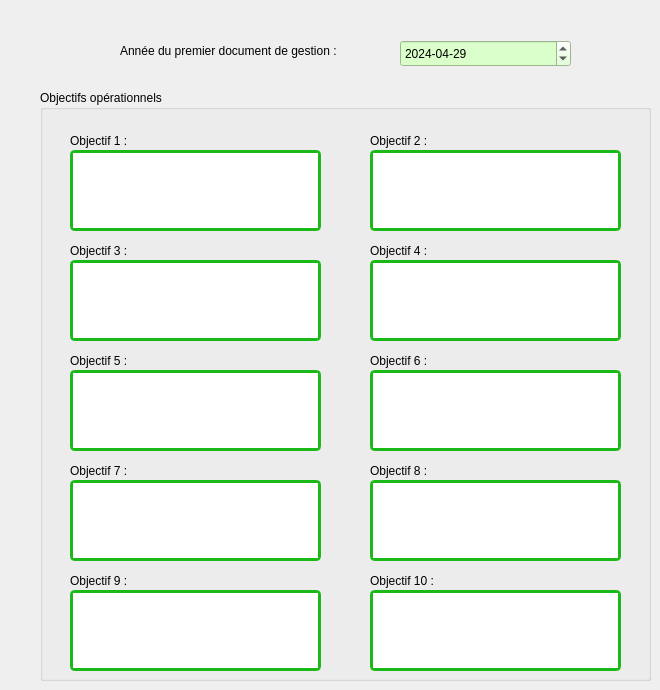
   <widget class="QWidget" name="tab_3">
    <attribute name="title">
     <string>Gestion</string>
    </attribute>
    <widget class="QLabel" name="label_57">
     <property name="geometry">
      <rect>
       <x>120</x>
       <y>40</y>
       <width>271</width>
       <height>21</height>
      </rect>
     </property>
     <property name="font">
      <font>
       <weight>50</weight>
       <bold>false</bold>
      </font>
     </property>
     <property name="text">
      <string>Année du premier document de gestion :</string>
     </property>
    </widget>
    <widget class="QGroupBox" name="groupBox_16">
     <property name="geometry">
      <rect>
       <x>40</x>
       <y>90</y>
       <width>611</width>
       <height>591</height>
      </rect>
     </property>
     <property name="title">
      <string>Objectifs opérationnels</string>
     </property>
     <widget class="QLabel" name="label_61">
      <property name="geometry">
       <rect>
        <x>30</x>
        <y>40</y>
        <width>141</width>
        <height>21</height>
       </rect>
      </property>
      <property name="font">
       <font>
        <weight>50</weight>
        <bold>false</bold>
       </font>
      </property>
      <property name="text">
       <string>Objectif 1 :</string>
      </property>
     </widget>
     <widget class="QLabel" name="label_113">
      <property name="geometry">
       <rect>
        <x>330</x>
        <y>40</y>
        <width>141</width>
        <height>21</height>
       </rect>
      </property>
      <property name="font">
       <font>
        <weight>50</weight>
        <bold>false</bold>
       </font>
      </property>
      <property name="text">
       <string>Objectif 2 :</string>
      </property>
     </widget>
     <widget class="QPlainTextEdit" name="objectif_01">
      <property name="geometry">
       <rect>
        <x>30</x>
        <y>60</y>
        <width>251</width>
        <height>81</height>
       </rect>
      </property>
      <property name="font">
       <font>
        <weight>50</weight>
        <bold>false</bold>
       </font>
      </property>
      <property name="styleSheet">
       <string notr="true">border-style: solid; border-radius: 5px; border-width: 3px; border-color: rgb(27, 185, 24);</string>
      </property>
     </widget>
     <widget class="QPlainTextEdit" name="objectif_02">
      <property name="geometry">
       <rect>
        <x>330</x>
        <y>60</y>
        <width>251</width>
        <height>81</height>
       </rect>
      </property>
      <property name="font">
       <font>
        <weight>50</weight>
        <bold>false</bold>
       </font>
      </property>
      <property name="styleSheet">
       <string notr="true">border-style: solid; border-radius: 5px; border-width: 3px; border-color: rgb(27, 185, 24);</string>
      </property>
     </widget>
     <widget class="QLabel" name="label_114">
      <property name="geometry">
       <rect>
        <x>330</x>
        <y>150</y>
        <width>141</width>
        <height>21</height>
       </rect>
      </property>
      <property name="font">
       <font>
        <weight>50</weight>
        <bold>false</bold>
       </font>
      </property>
      <property name="text">
       <string>Objectif 4 :</string>
      </property>
     </widget>
     <widget class="QPlainTextEdit" name="objectif_03">
      <property name="geometry">
       <rect>
        <x>30</x>
        <y>170</y>
        <width>251</width>
        <height>81</height>
       </rect>
      </property>
      <property name="font">
       <font>
        <weight>50</weight>
        <bold>false</bold>
       </font>
      </property>
      <property name="styleSheet">
       <string notr="true">border-style: solid; border-radius: 5px; border-width: 3px; border-color: rgb(27, 185, 24);</string>
      </property>
     </widget>
     <widget class="QLabel" name="label_62">
      <property name="geometry">
       <rect>
        <x>30</x>
        <y>150</y>
        <width>141</width>
        <height>21</height>
       </rect>
      </property>
      <property name="font">
       <font>
        <weight>50</weight>
        <bold>false</bold>
       </font>
      </property>
      <property name="text">
       <string>Objectif 3 :</string>
      </property>
     </widget>
     <widget class="QPlainTextEdit" name="objectif_04">
      <property name="geometry">
       <rect>
        <x>330</x>
        <y>170</y>
        <width>251</width>
        <height>81</height>
       </rect>
      </property>
      <property name="font">
       <font>
        <weight>50</weight>
        <bold>false</bold>
       </font>
      </property>
      <property name="styleSheet">
       <string notr="true">border-style: solid; border-radius: 5px; border-width: 3px; border-color: rgb(27, 185, 24);</string>
      </property>
     </widget>
     <widget class="QLabel" name="label_115">
      <property name="geometry">
       <rect>
        <x>330</x>
        <y>260</y>
        <width>141</width>
        <height>21</height>
       </rect>
      </property>
      <property name="font">
       <font>
        <weight>50</weight>
        <bold>false</bold>
       </font>
      </property>
      <property name="text">
       <string>Objectif 6 :</string>
      </property>
     </widget>
     <widget class="QPlainTextEdit" name="objectif_05">
      <property name="geometry">
       <rect>
        <x>30</x>
        <y>280</y>
        <width>251</width>
        <height>81</height>
       </rect>
      </property>
      <property name="font">
       <font>
        <weight>50</weight>
        <bold>false</bold>
       </font>
      </property>
      <property name="styleSheet">
       <string notr="true">border-style: solid; border-radius: 5px; border-width: 3px; border-color: rgb(27, 185, 24);</string>
      </property>
     </widget>
     <widget class="QLabel" name="label_63">
      <property name="geometry">
       <rect>
        <x>30</x>
        <y>260</y>
        <width>141</width>
        <height>21</height>
       </rect>
      </property>
      <property name="font">
       <font>
        <weight>50</weight>
        <bold>false</bold>
       </font>
      </property>
      <property name="text">
       <string>Objectif 5 :</string>
      </property>
     </widget>
     <widget class="QPlainTextEdit" name="objectif_06">
      <property name="geometry">
       <rect>
        <x>330</x>
        <y>280</y>
        <width>251</width>
        <height>81</height>
       </rect>
      </property>
      <property name="font">
       <font>
        <weight>50</weight>
        <bold>false</bold>
       </font>
      </property>
      <property name="styleSheet">
       <string notr="true">border-style: solid; border-radius: 5px; border-width: 3px; border-color: rgb(27, 185, 24);</string>
      </property>
     </widget>
     <widget class="QLabel" name="label_116">
      <property name="geometry">
       <rect>
        <x>330</x>
        <y>370</y>
        <width>141</width>
        <height>21</height>
       </rect>
      </property>
      <property name="font">
       <font>
        <weight>50</weight>
        <bold>false</bold>
       </font>
      </property>
      <property name="text">
       <string>Objectif 8 :</string>
      </property>
     </widget>
     <widget class="QLabel" name="label_111">
      <property name="geometry">
       <rect>
        <x>30</x>
        <y>370</y>
        <width>141</width>
        <height>21</height>
       </rect>
      </property>
      <property name="font">
       <font>
        <weight>50</weight>
        <bold>false</bold>
       </font>
      </property>
      <property name="text">
       <string>Objectif 7 :</string>
      </property>
     </widget>
     <widget class="QPlainTextEdit" name="objectif_08">
      <property name="geometry">
       <rect>
        <x>330</x>
        <y>390</y>
        <width>251</width>
        <height>81</height>
       </rect>
      </property>
      <property name="font">
       <font>
        <weight>50</weight>
        <bold>false</bold>
       </font>
      </property>
      <property name="styleSheet">
       <string notr="true">border-style: solid; border-radius: 5px; border-width: 3px; border-color: rgb(27, 185, 24);</string>
      </property>
     </widget>
     <widget class="QPlainTextEdit" name="objectif_07">
      <property name="geometry">
       <rect>
        <x>30</x>
        <y>390</y>
        <width>251</width>
        <height>81</height>
       </rect>
      </property>
      <property name="font">
       <font>
        <weight>50</weight>
        <bold>false</bold>
       </font>
      </property>
      <property name="styleSheet">
       <string notr="true">border-style: solid; border-radius: 5px; border-width: 3px; border-color: rgb(27, 185, 24);</string>
      </property>
     </widget>
     <widget class="QPlainTextEdit" name="objectif_10">
      <property name="geometry">
       <rect>
        <x>330</x>
        <y>500</y>
        <width>251</width>
        <height>81</height>
       </rect>
      </property>
      <property name="font">
       <font>
        <weight>50</weight>
        <bold>false</bold>
       </font>
      </property>
      <property name="styleSheet">
       <string notr="true">border-style: solid; border-radius: 5px; border-width: 3px; border-color: rgb(27, 185, 24);</string>
      </property>
     </widget>
     <widget class="QLabel" name="label_112">
      <property name="geometry">
       <rect>
        <x>30</x>
        <y>480</y>
        <width>141</width>
        <height>21</height>
       </rect>
      </property>
      <property name="font">
       <font>
        <weight>50</weight>
        <bold>false</bold>
       </font>
      </property>
      <property name="text">
       <string>Objectif 9 :</string>
      </property>
     </widget>
     <widget class="QPlainTextEdit" name="objectif_09">
      <property name="geometry">
       <rect>
        <x>30</x>
        <y>500</y>
        <width>251</width>
        <height>81</height>
       </rect>
      </property>
      <property name="font">
       <font>
        <weight>50</weight>
        <bold>false</bold>
       </font>
      </property>
      <property name="styleSheet">
       <string notr="true">border-style: solid; border-radius: 5px; border-width: 3px; border-color: rgb(27, 185, 24);</string>
      </property>
     </widget>
     <widget class="QLabel" name="label_117">
      <property name="geometry">
       <rect>
        <x>330</x>
        <y>480</y>
        <width>141</width>
        <height>21</height>
       </rect>
      </property>
      <property name="font">
       <font>
        <weight>50</weight>
        <bold>false</bold>
       </font>
      </property>
      <property name="text">
       <string>Objectif 10 :</string>
      </property>
     </widget>
    </widget>
    <widget class="QgsDateTimeEdit" name="date_premier_pg">
     <property name="geometry">
      <rect>
       <x>400</x>
       <y>40</y>
       <width>171</width>
       <height>27</height>
      </rect>
     </property>
     <property name="font">
      <font>
       <weight>50</weight>
       <bold>false</bold>
      </font>
     </property>
     <property name="styleSheet">
      <string notr="true">background-color: rgb(219, 255, 202);</string>
     </property>
     <property name="dateTime">
      <datetime>
       <hour>0</hour>
       <minute>0</minute>
       <second>0</second>
       <year>2024</year>
       <month>4</month>
       <day>29</day>
      </datetime>
     </property>
     <property name="displayFormat">
      <string>yyyy-MM-dd</string>
     </property>
    </widget>
   </widget>
